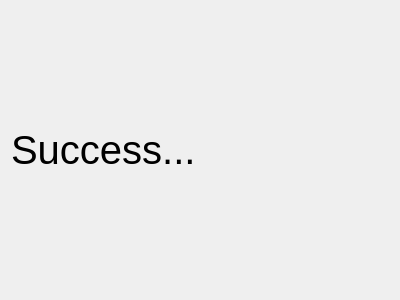
<?xml version="1.0" encoding="UTF-8"?>
<ui version="4.0">
 <class>AfterBuyScreen</class>
 <widget class="QWidget" name="AfterBuyScreen">
  <property name="geometry">
   <rect>
    <x>0</x>
    <y>0</y>
    <width>400</width>
    <height>300</height>
   </rect>
  </property>
  <property name="windowTitle">
   <string>Form</string>
  </property>
  <layout class="QGridLayout" name="gridLayout">
   <item row="0" column="0">
    <widget class="QLabel" name="label">
     <property name="font">
      <font>
       <pointsize>30</pointsize>
      </font>
     </property>
     <property name="text">
      <string>Success...</string>
     </property>
    </widget>
   </item>
  </layout>
 </widget>
 <resources/>
 <connections/>
</ui>
